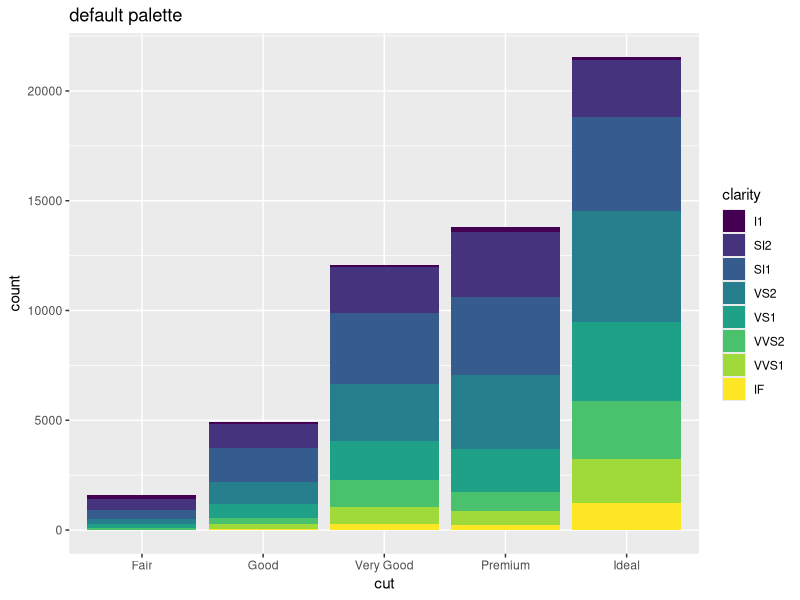
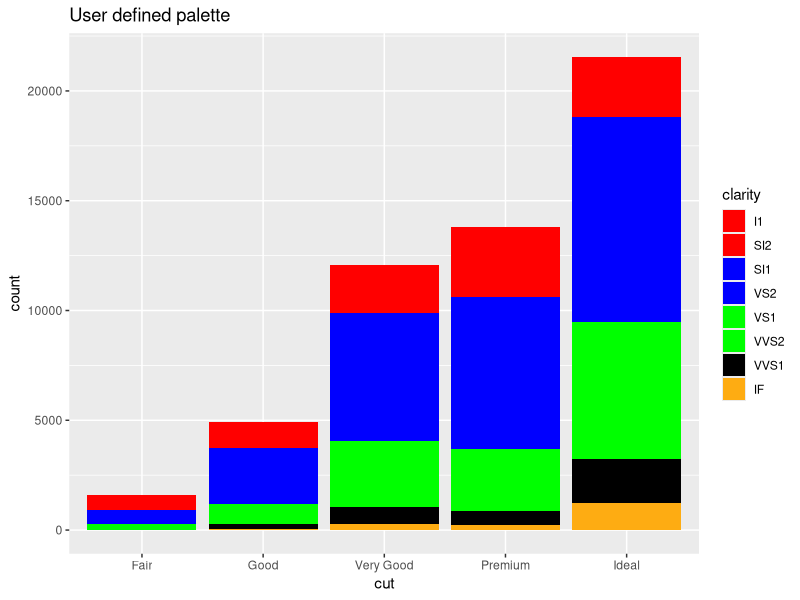
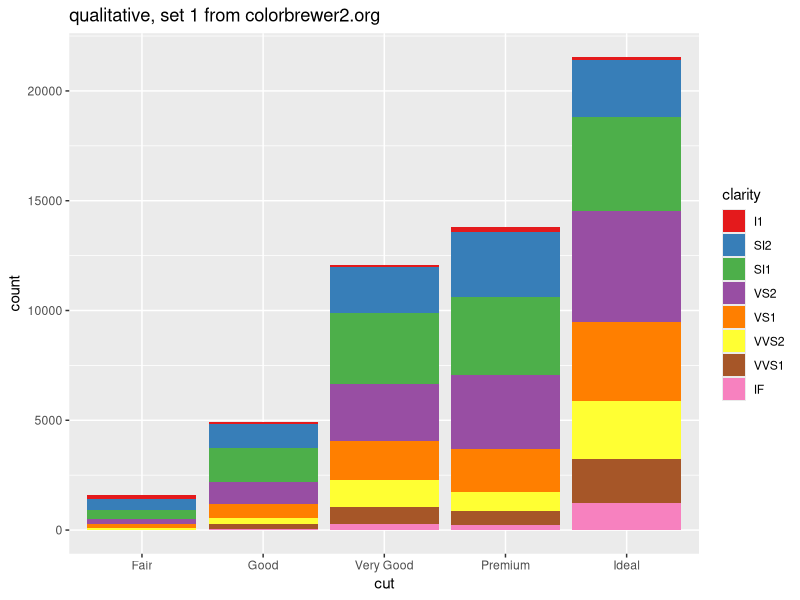

Reproduce these figures in R, in order.
# Activity 05_03: Customizing the color palette for categorical data

library(ggplot2)

# The default colour scheme picks evenly spaced hues around the hue-chroma-luminance colour wheel.
p <- ggplot(diamonds) + geom_histogram(aes(x = cut,fill = clarity), stat = "count")
p + ggtitle("default palette")

# user-defined palette
# note the syntax: scale_xxx_manual. xxx is colour, fill
p + scale_fill_manual(
  values = c( 
      I1   = "red", 
      SI2  = "red", 
      SI1  = "blue", 
      VS2  = "blue", 
      VS1  = "green", 
      VVS2 = "green", 
      VVS1 = "black", 
      IF   = "#FEAC12")) +
    ggtitle("User defined palette")

# using pre-defined 'brewer' palettes
# designed for colouring geographical maps. A good selection of carefully designed palettes. 
# The website also tells you whether it is suitable a colour-blind audience.

p + scale_fill_brewer(type='qual',palette="Set1") + 
  ggtitle("qualitative, set 1 from colorbrewer2.org")


# Going further:
# http://colorbrewer2.org/
# all the scale_colour_xxxx functions at http://docs.ggplot2.org/current/